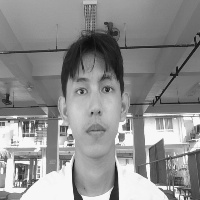
#> input picture trial-main/Eigenfaces/dataset/mark/1.jpg, 200 x 200 px; its folder holds only this picture in this run
$ python -i app.py   (imports and definitions only)
#> lines starting #> are read from the running program, lines starting #| are printed output that depends on the picture
import streamlit as st
import cv2
import numpy as np
import pickle
from PIL import Image
import os
from sklearn.metrics.pairwise import cosine_similarity

# Paths
UPLOAD_FOLDER = 'trial-main/Eigenfaces/static/uploads'
USER_FOLDER = 'trial-main/Eigenfaces/data/users'
MODEL_PATH = "trial-main/Eigenfaces/model/pca_model.pkl"

# [2 lines not run here, left out]

# Load PCA model once
@st.cache_data
def load_pca_model(filename=MODEL_PATH):
    with open(filename, "rb") as f:
#> (reads trial-main/Eigenfaces/model/pca_model.pkl from the repository)
#> in process_image, image is the input picture: PIL image 200x200 L; min 12, max 254, mean 141.4
        model = pickle.load(f)
    return model["mean_face"], model["eigenfaces"], model["weights"]

mean_face, eigenfaces, weights = load_pca_model()

def detect_and_crop_face(image_np, scale_factor=1.1, min_neighbors=5, min_size=(30, 30)):
#> called with scale_factor = 1.1, min_neighbors = 5, min_size = (30, 30)
    face_cascade = cv2.CascadeClassifier(cv2.data.haarcascades + 'haarcascade_frontalface_default.xml')
    faces = face_cascade.detectMultiScale(image_np, scaleFactor=scale_factor, minNeighbors=min_neighbors, minSize=min_size)
#> faces = [[57, 61, 76, 76]]
    if len(faces) == 0:
        return None
    x, y, w, h = faces[0]
#> x = 57; y = 61; w = 76; h = 76
    return image_np[y:y + h, x:x + w]
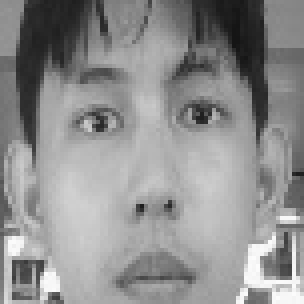
#> returned value: shape (76, 76) (shown 4 times larger); min 21, max 252, mean 143.1

def process_image(image_file):
    image = Image.open(image_file).convert("L")
    image_np = np.array(image)
    cropped = detect_and_crop_face(image_np)
    if cropped is None:
        return None
    resized = Image.fromarray(cropped).resize((64, 64))
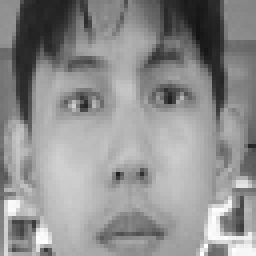
#> resized: PIL image 64x64 L (shown 4 times larger); min 20, max 255, mean 143
    return np.array(resized)

def save_user_face(username, face_image_np):
    user_dir = os.path.join(USER_FOLDER, username)
    os.makedirs(user_dir, exist_ok=True)
    save_path = os.path.join(user_dir, 'face.jpg')
    Image.fromarray(face_image_np).save(save_path)

def get_stored_users():
    users = {}
    for username in os.listdir(USER_FOLDER):
        user_dir = os.path.join(USER_FOLDER, username)
        face_path = os.path.join(user_dir, 'face.jpg')
        if os.path.isfile(face_path):
            users[username] = face_path
    return users

def load_user_face(face_path):
    img = Image.open(face_path).convert("L").resize((64, 64))
    return np.array(img)

def compare_faces(test_image, mean_face, eigenfaces, weights):
    test_vec = test_image.flatten().reshape(-1, 1)
    centered = test_vec - mean_face
    test_weights = eigenfaces @ centered
    sims = cosine_similarity(weights.T, test_weights.T).flatten()
    max_sim = np.max(sims)
    label_idx = np.argmax(sims) if max_sim >= 0.8 else None
    return label_idx, max_sim

# --- Streamlit UI ---
# [1 line not run here, left out]

# [1 line that did not run here, left out]

# [43 lines not run here, left out]

>>> result = process_image('dataset/mark/1.jpg')
